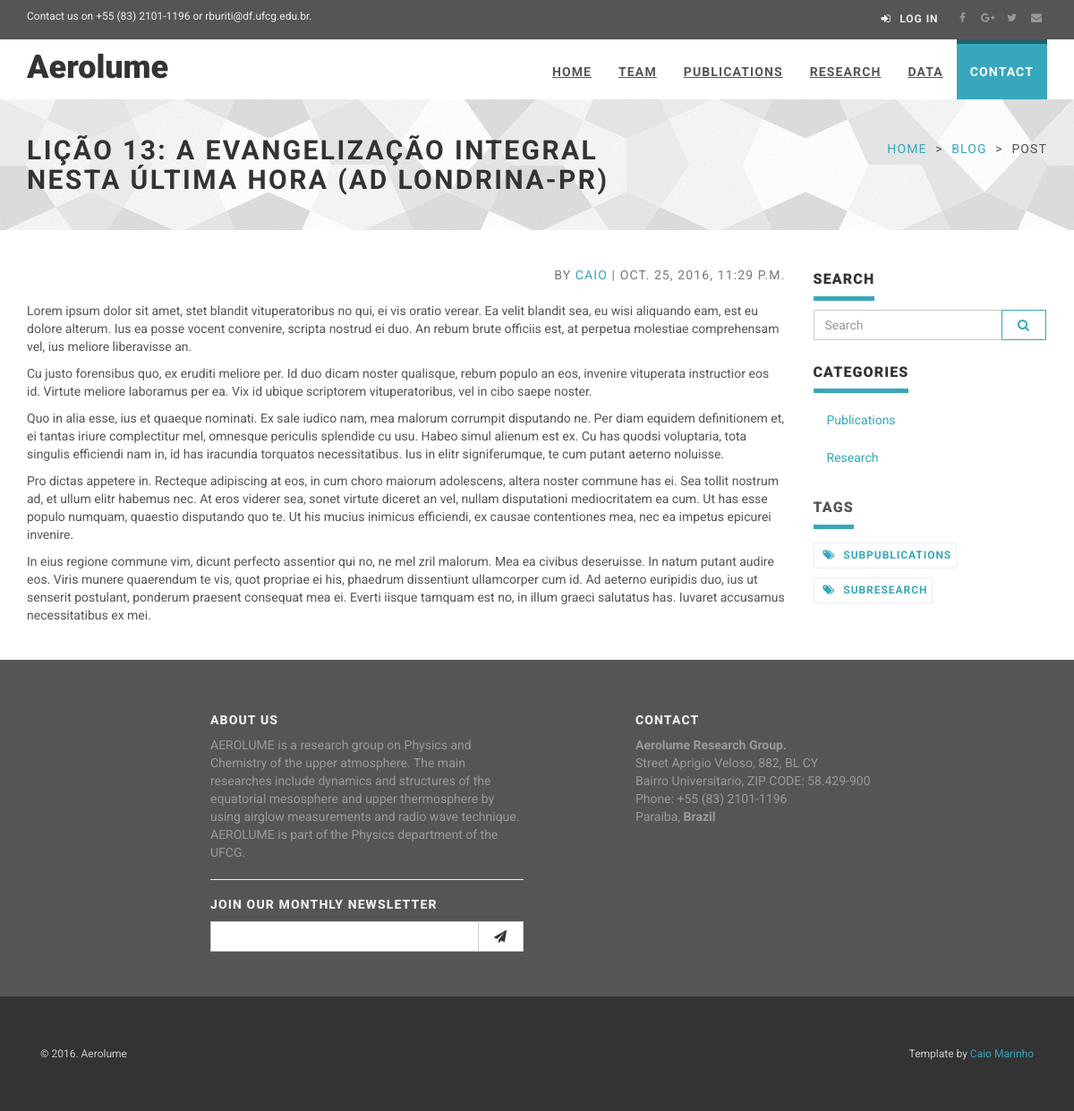
Screenshot of /post/licao-13-a-evangelizacao-integral-nesta-ultima-ho with the database file from the repository.
### app/models.py (models this page shows, shortened)
class TimeStamped(models.Model):
    class Meta:
        abstract = True
    created_at = models.DateTimeField(auto_now_add=True)
    published_at = models.DateTimeField(auto_now=True)

class Category(TimeStamped):
    class Meta:
        verbose_name = "Category"
        verbose_name_plural = "Categories"
    name = models.CharField(max_length=100, unique=True)
    slug = models.SlugField(unique=True, blank=True, null=True)
    is_visible = models.BooleanField(default=True)
    @permalink
    def get_absolute_url(self):
        return ('category', None, {'slug': self.slug})

class Post(TimeStamped):
    title = models.CharField(max_length=150)
    text = RichTextField()
    category = models.ForeignKey(Category, on_delete=models.CASCADE)
    subcategory = models.ManyToManyField(SubCategory)
    is_visible = models.BooleanField(default=True)
    author = models.ForeignKey(User, null=True, blank=True, on_delete=models.CASCADE)
    slug = models.SlugField(unique=True)

class SubCategory(TimeStamped):
    class Meta:
        verbose_name = "SubCategory"
        verbose_name_plural = "SubCategories"
    category = models.ForeignKey(Category, on_delete=models.CASCADE)
    slug = models.SlugField(unique=True, blank=True, null=True)
    name = models.CharField(max_length=100, unique=True)
    is_visible = models.BooleanField(default=True)
    @permalink
    def get_absolute_url(self):
        return ('sub-category', None, {'slug': self.slug})

### app/views.py (the view)
# urls.py: url(r'^post/(?P<slug>[^\.]+)', views.view_post, name='view_post'),
def view_post(request, slug):
    categories = Category.objects.filter(is_visible=True).order_by('-created_at')
    subcategories = SubCategory.objects.filter(is_visible=True).order_by('-created_at')
    return render_to_response('post.html', {'post': get_object_or_404(Post, slug=slug),
                                            'categories': categories,
                                            'subcategories': subcategories},
                              context_instance=RequestContext(request))

### app/templates/post.html (shortened to what this page needs)
{% extends 'base.html' %}
{% load staticfiles %}
{% block content %}
    <div id="heading-breadcrumbs">
        <div class="container">
            <div class="row">
                <div class="col-md-7">
                    <h1>{{ post.title }}</h1>
                </div>
                <div class="col-md-5">
                    <ul class="breadcrumb">
                        <li><a href="/">Home</a>
                        </li>
                        <li><a href="#">Blog</a>
                        </li>
                        <li>Post</li>
                    </ul>
                </div>
            </div>
        </div>
    </div>
    <div id="content">
        <div class="container">
            <div class="row">
                <div class="col-md-9" id="blog-post" style="margin-bottom: 20px;">
                    <p class="text-muted text-uppercase mb-small text-right">By <a href="#">{{ post.author }}</a>
                        | {{ post.created_at }}</p>
                    <div id="post-content">
                        {{ post.text|safe }}
                    </div>
                </div>
                <div class="col-md-3">
                    <div class="panel panel-default sidebar-menu">
                        <div class="panel-heading">
                            <h3 class="panel-title">Search</h3>
                        </div>
                        <div class="panel-body">
                            <form role="search" action="/search" method="get">{% csrf_token %}
                                <div class="input-group">
                                    <input type="text" name="q" class="form-control" placeholder="Search"/>
                                        <span class="input-group-btn">
                                            <button type="submit" class="btn btn-template-main">
                                                <i class="fa fa-search"></i>
                                            </button>
                                		</span>
                                </div>
                            </form>
                        </div>
                    </div>
                    <div class="panel panel-default sidebar-menu">
                        <div class="panel-heading">
                            <h3 class="panel-title">Categories</h3>
                        </div>
                        <div class="panel-body">
                            <ul class="nav nav-pills nav-stacked">
                                {% for cat in categories %}
                                    <li><a href="{{ cat.get_absolute_url }}">{{ cat.name }}</a>
                                    </li>
                                {% empty %}
                                    <li><a href="#">Sem categorias.</a>
                                    </li>
                                {% endfor %}
                            </ul>
                        </div>
                    </div>
                    <div class="panel sidebar-menu">
                        <div class="panel-heading">
                            <h3 class="panel-title">Tags</h3>
                        </div>
                        <div class="panel-body">
                            <ul class="tag-cloud">
                                {% for sub in subcategories %}
                                    <li><a href="{{ sub.get_absolute_url }}"><i class="fa fa-tags"></i> {{ sub.name }}
                                    </a>
                                    </li>
                                {% empty %}
                                    <li><a href="#">Sem Tags.</a>
                                    </li>
                                {% endfor %}
                            </ul>
                        </div>
                    </div>
                </div>
            </div>
        </div>
    </div>
{% endblock %}

### app/templates/header.html (shortened to what this page needs)
{% load staticfiles %}
<header>
    <div id="top">
        <div class="container">
            <div class="row">
                <div class="col-xs-5 contact">
                    <p class="hidden-sm hidden-xs">Contact us on +55 (83) 2101-1196 or rburiti@df.ufcg.edu.br.</p>
                </div>
                <div class="col-xs-7">
                    <div class="social">
                        <a href="#" class="external facebook" data-animate-hover="pulse"><i
                                class="fa fa-facebook"></i></a>
                        <a href="#" class="external gplus" data-animate-hover="pulse"><i
                                class="fa fa-google-plus"></i></a>
                        <a href="#" class="external twitter" data-animate-hover="pulse"><i
                                class="fa fa-twitter"></i></a>
                        <a href="#" class="email" data-animate-hover="pulse"><i class="fa fa-envelope"></i></a>
                    </div>
                    <div class="login">
                        <a href="/admin"><i class="fa fa-sign-in"></i>
                            <span class="hidden-xs text-uppercase">Log in</span></a>
                    </div>
                </div>
            </div>
        </div>
    </div>
    <div class="navbar-affixed-top" data-spy="affix" data-offset-top="200">
        <div class="navbar navbar-default yamm" role="navigation" id="navbar">
            <div class="container">
                <div class="navbar-header">
                    <a class="navbar-brand home" href="/">
                        <h1 style="margin-top: 2px;"> Aerolume</h1>
                    </a>
                </div>
                <div class="navbar-collapse collapse" id="navigation">
                    <ul class="nav navbar-nav navbar-right">
                        <li id="home" class="">
                            <a href="/">Home</a>
                        </li>
                        <li id="team" class="">
                            <a href="/team">Team</a>
                        </li>
                        {% for cat in categories %}
                            <li id="{{ cat.name }}" class="">
                                <a href="{{ cat.get_absolute_url }}">{{ cat.name }}</a>
                            </li>
                        {% endfor %}
                        <li id="data" class="">
                            <a href="/data">Data</a>
                        </li>
                        <li id="contact" class="">
                            <a href="/contact">Contact</a>
                        </li>
                    </ul>
                </div>
            </div>
        </div>
    </div>
</header>

### static/css/custom.css (style rules this page uses)
@media screen and (min-width: 0px) { .hero > hgroup > h1,h2,h3 { color: #ffffff; } }

### rows the page displays
Category: name "PUBLICATIONS", name "Publications"
Category: name "RESEARCH", name "Research"
Post: title "LIÇÃO 13: A EVANGELIZAÇÃO INTEGRAL NESTA ÚLTIMA HORA (AD LONDRINA-PR)", author "CAIO", created_at "OCT. 25, 2016, 11:29 P.M.", text "Lorem ipsum dolor sit amet, stet blandit vituperatoribus no qui, ei vis oratio verear. Ea velit blandit sea, eu wisi aliquando eam, est eu dolore alterum. Ius ea posse vocent convenire, scripta nostrud ei duo. An rebum brute officiis est, at perpetua molestiae comprehensam vel, ius meliore liberavisse an. Cu justo forensibus quo, ex eruditi meliore per. Id duo dicam noster qualisque, rebum populo an eos, invenire vituperata instructior eos id. Virtute meliore laboramus per ea. Vix id ubique scriptorem vituperatoribus, vel in cibo saepe noster. Quo in alia esse, ius et quaeque nominati. Ex sale iudico nam, mea malorum corrumpit disputando ne. Per diam equidem definitionem et, ei tantas…"
SubCategory: name "SUBPUBLICATIONS"
SubCategory: name "SUBRESEARCH"
